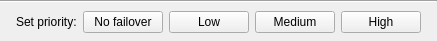
<?xml version="1.0" encoding="UTF-8"?>
<ui version="4.0">
 <class>FailoverPriorityPickerWidget</class>
 <widget class="QWidget" name="FailoverPriorityPickerWidget">
  <property name="geometry">
   <rect>
    <x>0</x>
    <y>0</y>
    <width>414</width>
    <height>35</height>
   </rect>
  </property>
  <layout class="QVBoxLayout" name="verticalLayout">
   <property name="spacing">
    <number>0</number>
   </property>
   <property name="leftMargin">
    <number>0</number>
   </property>
   <property name="topMargin">
    <number>0</number>
   </property>
   <property name="rightMargin">
    <number>0</number>
   </property>
   <property name="bottomMargin">
    <number>0</number>
   </property>
   <item>
    <widget class="Line" name="line">
     <property name="orientation">
      <enum>Qt::Horizontal</enum>
     </property>
    </widget>
   </item>
   <item>
    <widget class="QStackedWidget" name="stackedWidget">
     <property name="currentIndex">
      <number>0</number>
     </property>
     <widget class="QWidget" name="pickerPage">
      <layout class="QHBoxLayout" name="horizontalLayout">
       <property name="leftMargin">
        <number>16</number>
       </property>
       <property name="topMargin">
        <number>8</number>
       </property>
       <property name="rightMargin">
        <number>16</number>
       </property>
       <property name="bottomMargin">
        <number>8</number>
       </property>
       <item>
        <widget class="QLabel" name="setPriorityLabel">
         <property name="text">
          <string>Set priority:</string>
         </property>
        </widget>
       </item>
       <item>
        <widget class="QPushButton" name="neverButton">
         <property name="text">
          <string>No failover</string>
         </property>
        </widget>
       </item>
       <item>
        <widget class="QPushButton" name="lowButton">
         <property name="text">
          <string>Low</string>
         </property>
        </widget>
       </item>
       <item>
        <widget class="QPushButton" name="mediumButton">
         <property name="text">
          <string>Medium</string>
         </property>
        </widget>
       </item>
       <item>
        <widget class="QPushButton" name="highButton">
         <property name="text">
          <string>High</string>
         </property>
        </widget>
       </item>
       <item>
        <spacer name="horizontalSpacer">
         <property name="orientation">
          <enum>Qt::Horizontal</enum>
         </property>
         <property name="sizeHint" stdset="0">
          <size>
           <width>0</width>
           <height>0</height>
          </size>
         </property>
        </spacer>
       </item>
      </layout>
     </widget>
     <widget class="QWidget" name="placeholderPage">
      <layout class="QHBoxLayout" name="horizontalLayout_2">
       <property name="leftMargin">
        <number>16</number>
       </property>
       <property name="topMargin">
        <number>8</number>
       </property>
       <property name="rightMargin">
        <number>16</number>
       </property>
       <property name="bottomMargin">
        <number>8</number>
       </property>
       <item>
        <widget class="QLabel" name="placeholderLabel">
         <property name="text">
          <string>Select some devices to setup failover priority</string>
         </property>
        </widget>
       </item>
       <item>
        <spacer name="horizontalSpacer_2">
         <property name="orientation">
          <enum>Qt::Horizontal</enum>
         </property>
         <property name="sizeHint" stdset="0">
          <size>
           <width>105</width>
           <height>0</height>
          </size>
         </property>
        </spacer>
       </item>
      </layout>
     </widget>
    </widget>
   </item>
  </layout>
 </widget>
 <tabstops>
  <tabstop>neverButton</tabstop>
  <tabstop>lowButton</tabstop>
  <tabstop>mediumButton</tabstop>
  <tabstop>highButton</tabstop>
 </tabstops>
 <resources/>
 <connections/>
</ui>
